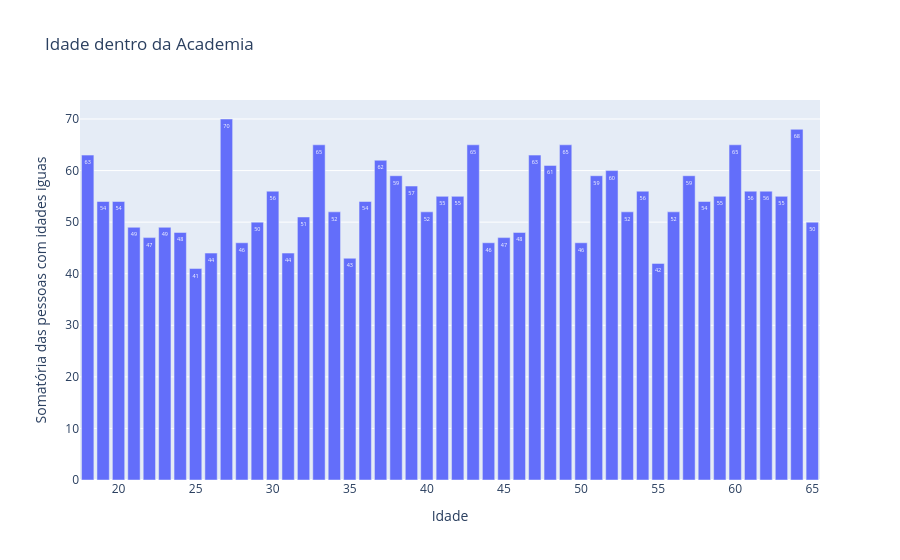

Source (notebook cell):
### Code cell
#Contar a idade
idade_contagem = df["Idade"].value_counts().reset_index()
idade_contagem.columns = ["Idade", "quantidade"]
#Criar o gáfico
Graf_bar = px.bar(
   idade_contagem,
   x = "Idade",
   y =  "quantidade",
   labels = {"quantidade" : "Somatória das pessoas com idades iguas"},
   title = "Idade dentro da Academia"
)
Graf_bar.update_traces(texttemplate = "%{y}", textangle = 0)
Graf_bar.show()

### Figure 1 — Plotly figure (JSON) as saved in the notebook; plotly's stock layout.template omitted (floating-point values rounded to 4 significant figures)
{"data": [{"hovertemplate": "Idade=%{x}<br>Somatória das pessoas com idades iguas=%{y}<extra></extra>", "legendgroup": "", "marker": {"color": "#636efa", "pattern": {"shape": ""}}, "name": "", "orientation": "v", "showlegend": false, "textangle": 0, "textposition": "auto", "texttemplate": "%{y}", "type": "bar", "x": [27, 64, 60, 49, 33, 43, 18, 47, 37, 48, 52, 38, 51, 57, 39, 30, 61, 54, 62, 63, 42, 59, 41, 36, 20, 19, 58, 40, 53, 34, 56, 32, 65, 29, 21, 23, 46, 24, 45, 22, 28, 50, 44, 26, 31, 35, 55, 25], "xaxis": "x", "y": [70, 68, 65, 65, 65, 65, 63, 63, 62, 61, 60, 59, 59, 59, 57, 56, 56, 56, 56, 55, 55, 55, 55, 54, 54, 54, 54, 52, 52, 52, 52, 51, 50, 50, 49, 49, 48, 48, 47, 47, 46, 46, 46, 44, 44, 43, 42, 41], "yaxis": "y"}], "layout": {"barmode": "relative", "legend": {"tracegroupgap": 0}, "title": {"text": "Idade dentro da Academia"}, "xaxis": {"anchor": "y", "domain": [0, 1], "title": {"text": "Idade"}}, "yaxis": {"anchor": "x", "domain": [0, 1], "title": {"text": "Somatória das pessoas com idades iguas"}}}}
